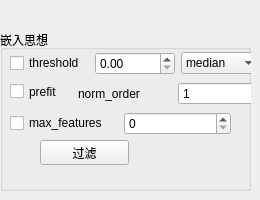
             <widget class="QWidget" name="page_26">
              <widget class="QGroupBox" name="groupBox_18">
               <property name="geometry">
                <rect>
                 <x>0</x>
                 <y>30</y>
                 <width>251</width>
                 <height>161</height>
                </rect>
               </property>
               <property name="title">
                <string>嵌入思想</string>
               </property>
               <widget class="QCheckBox" name="checkBox_features_selection_nest_prefit">
                <property name="geometry">
                 <rect>
                  <x>10</x>
                  <y>50</y>
                  <width>71</width>
                  <height>23</height>
                 </rect>
                </property>
                <property name="text">
                 <string>prefit</string>
                </property>
               </widget>
               <widget class="QPushButton" name="features_selection_nest_Btn">
                <property name="geometry">
                 <rect>
                  <x>40</x>
                  <y>110</y>
                  <width>89</width>
                  <height>25</height>
                 </rect>
                </property>
                <property name="text">
                 <string>过滤</string>
                </property>
               </widget>
               <widget class="QWidget" name="layoutWidget">
                <property name="geometry">
                 <rect>
                  <x>10</x>
                  <y>20</y>
                  <width>250</width>
                  <height>27</height>
                 </rect>
                </property>
                <layout class="QHBoxLayout" name="horizontalLayout_11">
                 <item>
                  <widget class="QCheckBox" name="checkBox_features_selection_nest_threshold">
                   <property name="text">
                    <string>threshold</string>
                   </property>
                  </widget>
                 </item>
                 <item>
                  <widget class="QDoubleSpinBox" name="doubleSpinBox_features_selection_nest_threshold"/>
                 </item>
                 <item>
                  <widget class="QComboBox" name="comboBox_features_selection_nest_threshold">
                   <item>
                    <property name="text">
                     <string>median</string>
                    </property>
                   </item>
                   <item>
                    <property name="text">
                     <string>mean</string>
                    </property>
                   </item>
                  </widget>
                 </item>
                </layout>
               </widget>
               <widget class="QWidget" name="layoutWidget">
                <property name="geometry">
                 <rect>
                  <x>10</x>
                  <y>80</y>
                  <width>221</width>
                  <height>27</height>
                 </rect>
                </property>
                <layout class="QHBoxLayout" name="horizontalLayout_12">
                 <item>
                  <widget class="QCheckBox" name="checkBox_features_selection_nest_max_features">
                   <property name="text">
                    <string>max_features</string>
                   </property>
                  </widget>
                 </item>
                 <item>
                  <widget class="QSpinBox" name="spinBox_features_selection_nest_max_features"/>
                 </item>
                </layout>
               </widget>
               <widget class="QWidget" name="layoutWidget">
                <property name="geometry">
                 <rect>
                  <x>78</x>
                  <y>50</y>
                  <width>194</width>
                  <height>27</height>
                 </rect>
                </property>
                <layout class="QHBoxLayout" name="horizontalLayout_13">
                 <item>
                  <widget class="QLabel" name="label_10">
                   <property name="text">
                    <string>norm_order</string>
                   </property>
                  </widget>
                 </item>
                 <item>
                  <widget class="QSpinBox" name="spinBox_features_selection_nest_norm_order">
                   <property name="maximum">
                    <number>999999999</number>
                   </property>
                   <property name="value">
                    <number>1</number>
                   </property>
                  </widget>
                 </item>
                </layout>
               </widget>
              </widget>
             </widget>
